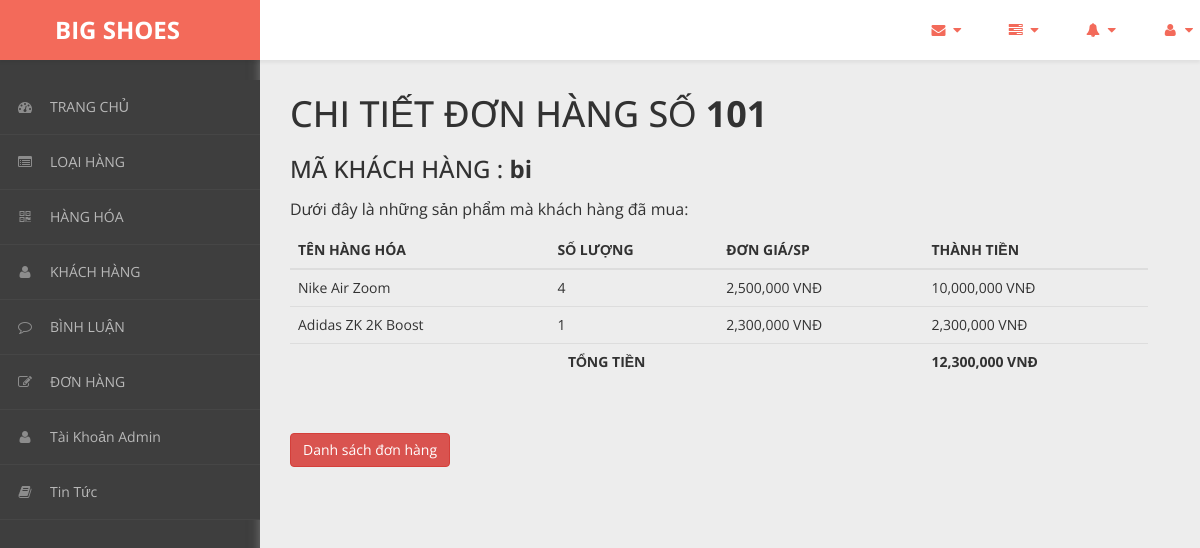
The app's page /admin/content/hoa-don/chi-tiet-hoa-don.php?ma_hd=101&ma_kh=bi (signed in) with its own data.
### tables this page shows
CREATE TABLE `hoa_don_chi_tiet` (
  `ma_hd` int(11) NOT NULL,
  `so_luong` int(11) NOT NULL,
  `don_gia` int(11) NOT NULL,
  `ma_hh` int(11) NOT NULL
);

CREATE TABLE `hang_hoa` (
  `ma_hh` int(11) NOT NULL,
  `ten_hh` varchar(50) NOT NULL,
  `hinh` varchar(50) NOT NULL,
  `don_gia` int(11) NOT NULL,
  `giam_gia` int(11) NOT NULL,
  `mo_ta` varchar(500) NOT NULL,
  `ma_loai` int(11) NOT NULL
);

### admin/dao/pdo.php (called while the page is built, shortened)
<?php
    function pdo_get_connection(){
        $pdo = new PDO("mysql:host=localhost;dbname=bigshoes",'root','');
        $pdo->setAttribute(PDO::ATTR_ERRMODE, PDO::ERRMODE_EXCEPTION);
        return $pdo;
    }
    function pdo_query($sql){
        $sql_args = array_slice(func_get_args(),1);
        try{
            $conn = pdo_get_connection();
            $stmt = $conn ->prepare($sql);
            $stmt -> execute($sql_args);
            $rows = $stmt -> fetchAll();
            return $rows;
        }catch(PDOException $e){
            throw $e;
        }finally{
            unset($conn);
        }
    }
    ?>

### admin/dao/hoa-don.php (called while the page is built, shortened)
<?php
    require_once ('pdo.php');
    function hoa_don_chi_tiet_select_by_id($ma_hd){
        $sql = "SELECT * FROM hoa_don_chi_tiet
        JOIN hang_hoa ON hoa_don_chi_tiet.ma_hh = hang_hoa.ma_hh
        WHERE hoa_don_chi_tiet.ma_hd=?";
        return pdo_query($sql,$ma_hd);
    }
?>

### admin/content/hoa-don/chi-tiet-hoa-don.php (the view, shortened to what this page needs)
<!DOCTYPE html>
<html xmlns="http://www.w3.org/1999/xhtml">
<head>
    <link href="../../../css/admin/css/bootstrap.css" rel="stylesheet" />
    <link href="../../../css/admin/css/font-awesome.css" rel="stylesheet" />
    <link href="../../../css/admin/css/custom-styles.css" rel="stylesheet" />
</head>
<body>
    <div id="wrapper">
        <nav class="navbar navbar-default top-navbar" role="navigation">
            <div class="navbar-header">
                <a class="navbar-brand" href="../../../../bigshoes/trang-chinh/"><strong style = "margin-left: 40px;">BIG SHOES</strong></a>
            </div>
            <ul class="nav navbar-top-links navbar-right">
                <li class="dropdown">
                    <a class="dropdown-toggle" data-toggle="dropdown" href="#" aria-expanded="false">
                        <i class="fa fa-envelope fa-fw"></i> <i class="fa fa-caret-down"></i>
                    </a>
                </li>
                <li class="dropdown">
                    <a class="dropdown-toggle" data-toggle="dropdown" href="#" aria-expanded="false">
                        <i class="fa fa-tasks fa-fw"></i> <i class="fa fa-caret-down"></i>
                    </a>
                </li>
                <li class="dropdown">
                    <a class="dropdown-toggle" data-toggle="dropdown" href="#" aria-expanded="false">
                        <i class="fa fa-bell fa-fw"></i> <i class="fa fa-caret-down"></i>
                    </a>
                </li>
                <li class="dropdown">
                    <a class="dropdown-toggle" data-toggle="dropdown" href="#" aria-expanded="false">
                        <i class="fa fa-user fa-fw"></i> <i class="fa fa-caret-down"></i>
                    </a>
                </li>
            </ul>
        </nav>
        <nav class="navbar-default navbar-side" role="navigation">
            <div class="sidebar-collapse">
                <ul class="nav" id="main-menu">
                    <li>
                        <a href="../thong-ke/thong-ke-list.php"><i class="fa fa-dashboard"></i>TRANG CHỦ</a>
                    </li>
                    <li>
                        <a href="../loai-hang/loai-hang-list.php"><i class="fa fa-list-alt" aria-hidden="true"></i>LOẠI HÀNG</a>
                    </li>
                    <li>
                        <a href="../hang-hoa/hang-hoa-list.php"><i class="fa fa-qrcode"></i>HÀNG HÓA</a>
                    </li>
                    <li>
                        <a href="../khach-hang/khach-hang-list.php"><i class="fa fa-user"></i>KHÁCH HÀNG</a>
                    </li>
                    <li>
                        <a href="../binh-luan/binh-luan-list.php"><i class="fa fa-comment-o" aria-hidden="true"></i>BÌNH LUẬN</a>
                    </li>
                    <li>
                    <a href="../hoa-don/hoa-don-list.php"><i class="fa fa-edit"></i>ĐƠN HÀNG</a>
                    </li>
                    <li>
                        <a href="../tai_khoan_admin/thong-tin-tk.php"><i class="fa fa-user"></i>Tài Khoản Admin</a>
                    </li>
                    <li>
                        <a href="../tin-tuc/tin-tuc-list.php"><i class="fa fa-book"></i>Tin Tức</a>
                    </li>
                </ul>
            </div>
        </nav>
        <div id="page-wrapper">
		  <div class="header">
                                <?php
                                require_once ('../../../admin/dao/hoa-don.php');
                                extract($_REQUEST);
                                $items = hoa_don_chi_tiet_select_by_id($ma_hd);
                                $Total = 0;
                            ?>
                        <div class="page-header">
                            <h1>CHI TIẾT ĐƠN HÀNG SỐ <b><?=$ma_hd?></b></h1><br>
                            <h3>MÃ KHÁCH HÀNG : <b><?=$ma_kh;?></b></h3>
                            <p>Dưới đây là những sản phẩm mà khách hàng đã mua: </p>
                            <table class="table table-hover">
                                <thead>
                                  <tr>
                                    <th>TÊN HÀNG HÓA</th>
                                    <th>SỐ LƯỢNG</th>
                                    <th>ĐƠN GIÁ/SP</th>
                                    <th>THÀNH TIỀN</th>
                                  </tr>
                                </thead>
                                <tbody>
                                <?php foreach($items as $item){
                                     extract($item);
                                    ?>
                                  <tr>
                                    <td><?=$ten_hh?></td>
                                    <td><?=$so_luong?></td>
                                    <td><?=number_format($don_gia)?> VNĐ</td>
                                    <td><?=number_format($don_gia * $so_luong); $Total +=($don_gia * $so_luong)?> VNĐ</td>
                                  </tr>
                                <?php } ?>
                                <tr>
                                    <td colspan="3" style = "text-align:center;"><b>TỔNG TIỀN</b></td>
                                    <td><b><?=number_format($Total) ?> VNĐ</b></td>
                                </tr>
                                </tbody>
                              </table>
                        </div>
                        <a href="hoa-don-list.php"><button class="btn btn-danger">Danh sách đơn hàng</button></a>
		</div>
            </div>
        </div>
</body>
</html>

### css/admin/css/custom-styles.css (style rules this page uses)
body { font-family: 'Open Sans', sans-serif; background: #3E3E3E; }
#wrapper { width: 100%; }
#page-wrapper { padding: 15px 15px; min-height: 600px; background: #EDEDED; }
h1, .h1, h2, .h2, h3, .h3 { margin-top: 7px; margin-bottom: -5px; }
p { font-size:16px; line-height:25px; padding-top:20px; }
.navbar-side { z-index: 0; }
.navbar-side .nav > li > a > i { color: #8C8C8C;padding: 8px;width: 30px;text-align: center; }
.top-navbar { position: fixed; width: 100%; z-index: 300; -webkit-box-shadow: 0 3px 3px rgba(0, 0, 0, 0.05); -moz-box-shadow: 0 3px 3px rgba(0, 0, 0, 0.05); box-shadow: 0 3px 3px rgba(0, 0, 0, 0.05); }
.navbar-side { z-index: 1; position: fixed; width: 260px; top: 80px; }
#page-wrapper { position: relative; top: 55px; box-shadow: 0 0 10px #757575; -moz-box-shadow: 0 0 10px #757575; -webkit-box-shadow: 0 0 10px #757575; }
.page-header { margin: 0;border-bottom: 1px solid transparent;text-align: left;background-color: rgb(237, 237, 237);padding: 32px 22px 32px 0;color: #323232; }
.header { margin: 0 30px; }
.top-navbar { margin:0px; }
.top-navbar .navbar-brand { color: #fff;width: 260px;text-align: left;height: 60px;font-size: 24px;font-weight: 700;line-height: 30px;background: #F36A5A; }
.top-navbar .nav > li { position: relative; display: inline-block; margin: 0px; padding: 0px; }
.top-navbar .nav > li > a { position: relative; display: block; padding: 20px;color: #FFFFFF; margin: 0px; }
.sidebar-collapse , .sidebar-collapse .nav { background:none; }
.sidebar-collapse .nav { padding:0; }
.sidebar-collapse .nav > li > a { color: #B8B8B8; background:transparent; text-shadow:none; font-size: 14px; }
.sidebar-collapse > .nav > li > a { padding: 12px 10px; }
.sidebar-collapse > .nav > li { border-bottom: 1px solid rgba(107, 108, 109, 0.19); }
.navbar-side { border:none; background: #3E3E3E; }
.top-navbar { background: #FFFFFF; border-bottom:none; }
.top-navbar .nav > li > a > i { margin-right: 2px; }
.navbar-default { border:0px solid black; }
.navbar-header { background: transparent; }
.nav > li > a > i { margin-right:10px; color: rgb(243, 106, 90); }
@media (min-width:768px) { #page-wrapper { margin: 0 0 0 260px; padding: 0; min-height: 1200px; } }
@media (min-width:768px) { .navbar-side { width: 260px; z-index: 1; } }
@media (min-width:768px) { .navbar { border-radius: 0px; } }

### records on screen
hoa_don_chi_tiet: ma_hh.ten_hh "Nike Air Zoom", so_luong "4", ma_hh.don_gia "2,500,000", $don_gia * $so_luong "10,000,000"
hoa_don_chi_tiet: ma_hh.ten_hh "Adidas ZK 2K Boost", so_luong "1", ma_hh.don_gia "2,300,000", $don_gia * $so_luong "2,300,000"

### other values on screen
$ma_hd "101"
$ma_kh "bi"
$Total "12,300,000"
